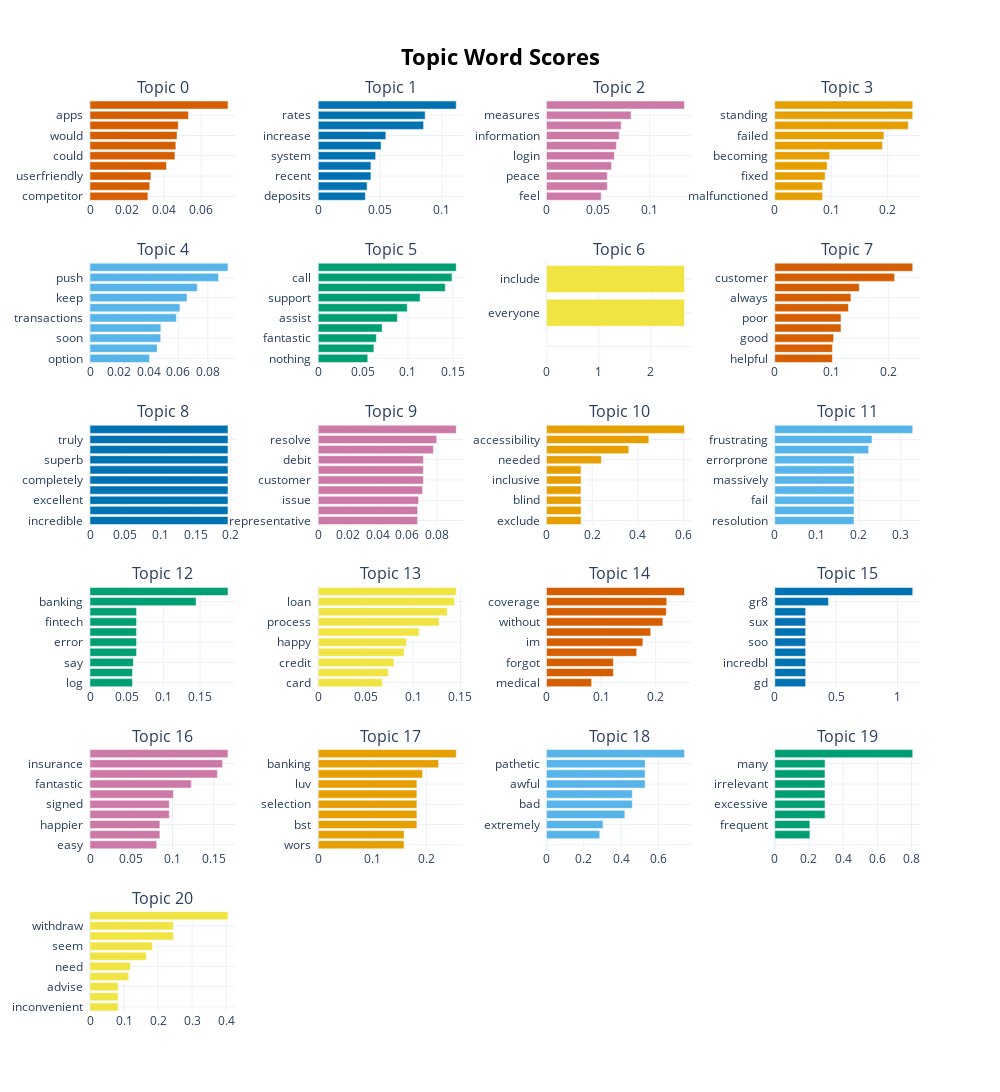

The notebook cell this image was saved under:
### Code cell
topic_model.visualize_barchart(n_words=10, top_n_topics=30, height = 300, width = 250)

### Figure 1 — Plotly figure (JSON) as saved in the notebook; plotly's stock layout.template omitted (floating-point values rounded to 4 significant figures)
{"data": [{"marker": {"color": "#D55E00"}, "orientation": "h", "type": "bar", "x": [0.03124, 0.03226, 0.03288, 0.04126, 0.04582, 0.04631, 0.04696, 0.04761, 0.05315, 0.07444], "xaxis": "x", "y": ["competitor  ", "design  ", "userfriendly  ", "ive  ", "could  ", "mobile  ", "would  ", "use  ", "apps  ", "app  "], "yaxis": "y"}, {"marker": {"color": "#0072B2"}, "orientation": "h", "type": "bar", "x": [0.03814, 0.03956, 0.04261, 0.04261, 0.04646, 0.05086, 0.0547, 0.08524, 0.08652, 0.1117], "xaxis": "x2", "y": ["deposits  ", "savings  ", "recent  ", "loans  ", "system  ", "economy  ", "increase  ", "interest  ", "rates  ", "inflation  "], "yaxis": "y2"}, {"marker": {"color": "#CC79A7"}, "orientation": "h", "type": "bar", "x": [0.0529, 0.05885, 0.05885, 0.06291, 0.06575, 0.0677, 0.07041, 0.07228, 0.08188, 0.1336], "xaxis": "x3", "y": ["feel  ", "mind  ", "peace  ", "features  ", "login  ", "banks  ", "information  ", "worry  ", "measures  ", "security  "], "yaxis": "y3"}, {"marker": {"color": "#E69F00"}, "orientation": "h", "type": "bar", "x": [0.08484, 0.08484, 0.08927, 0.09281, 0.0973, 0.1909, 0.1934, 0.2366, 0.2444, 0.2444], "xaxis": "x4", "y": ["malfunctioned  ", "recurring  ", "fixed  ", "major  ", "becoming  ", "loan  ", "failed  ", "order  ", "standing  ", "installment  "], "yaxis": "y4"}, {"marker": {"color": "#56B4E9"}, "orientation": "h", "type": "bar", "x": [0.04045, 0.04563, 0.04806, 0.04815, 0.0587, 0.0611, 0.06593, 0.07291, 0.08735, 0.09375], "xaxis": "x5", "y": ["option  ", "hope  ", "soon  ", "really  ", "transactions  ", "receive  ", "keep  ", "notification  ", "push  ", "notifications  "], "yaxis": "y5"}, {"marker": {"color": "#009E73"}, "orientation": "h", "type": "bar", "x": [0.05517, 0.06201, 0.06473, 0.07124, 0.08819, 0.09921, 0.1135, 0.1416, 0.149, 0.1538], "xaxis": "x6", "y": ["nothing  ", "service  ", "fantastic  ", "thats  ", "assist  ", "let  ", "support  ", "agent  ", "call  ", "center  "], "yaxis": "y6"}, {"marker": {"color": "#F0E442"}, "orientation": "h", "type": "bar", "x": [1e-05, 1e-05, 1e-05, 1e-05, 1e-05, 1e-05, 1e-05, 1e-05, 2.644, 2.644], "xaxis": "x7", "y": ["  ", "  ", "  ", "  ", "  ", "  ", "  ", "  ", "everyone  ", "include  "], "yaxis": "y7"}, {"marker": {"color": "#D55E00"}, "orientation": "h", "type": "bar", "x": [0.101, 0.1011, 0.1032, 0.1161, 0.1161, 0.1292, 0.1336, 0.1482, 0.2102, 0.2419], "xaxis": "x8", "y": ["helpful  ", "matter  ", "good  ", "work  ", "poor  ", "level  ", "always  ", "years  ", "customer  ", "service  "], "yaxis": "y8"}, {"marker": {"color": "#0072B2"}, "orientation": "h", "type": "bar", "x": [0.1959, 0.1959, 0.1959, 0.1959, 0.1959, 0.1959, 0.1959, 0.1959, 0.1959, 0.1959], "xaxis": "x9", "y": ["incredible  ", "incredibly  ", "excellent  ", "outstanding  ", "completely  ", "brilliant  ", "superb  ", "totally  ", "truly  ", "greatly  "], "yaxis": "y9"}, {"marker": {"color": "#CC79A7"}, "orientation": "h", "type": "bar", "x": [0.06695, 0.06695, 0.0676, 0.07028, 0.07081, 0.07083, 0.0709, 0.07758, 0.07981, 0.09297], "xaxis": "x10", "y": ["representative  ", "hour  ", "issue  ", "experience  ", "customer  ", "card  ", "debit  ", "terrible  ", "resolve  ", "service  "], "yaxis": "y10"}, {"marker": {"color": "#E69F00"}, "orientation": "h", "type": "bar", "x": [0.1511, 0.1511, 0.1511, 0.1511, 0.1511, 0.1511, 0.24, 0.36, 0.4477, 0.6037], "xaxis": "x11", "y": ["exclude  ", "disability  ", "blind  ", "inaccessible  ", "inclusive  ", "inclusivity  ", "needed  ", "users  ", "accessibility  ", "disabled  "], "yaxis": "y11"}, {"marker": {"color": "#56B4E9"}, "orientation": "h", "type": "bar", "x": [0.1889, 0.1889, 0.1889, 0.1889, 0.1889, 0.1889, 0.1889, 0.2236, 0.2317, 0.3286], "xaxis": "x12", "y": ["resolution  ", "constantly  ", "fail  ", "inconsistent  ", "massively  ", "failures  ", "errorprone  ", "issues  ", "frustrating  ", "errors  "], "yaxis": "y12"}, {"marker": {"color": "#009E73"}, "orientation": "h", "type": "bar", "x": [0.05793, 0.05793, 0.05912, 0.06345, 0.06345, 0.06345, 0.06345, 0.06345, 0.1447, 0.1882], "xaxis": "x13", "y": ["log  ", "keeps  ", "say  ", "try  ", "error  ", "giving  ", "fintech  ", "solutions  ", "banking  ", "web  "], "yaxis": "y13"}, {"marker": {"color": "#F0E442"}, "orientation": "h", "type": "bar", "x": [0.06757, 0.07386, 0.07983, 0.09064, 0.09312, 0.1064, 0.1275, 0.1361, 0.1437, 0.1456], "xaxis": "x14", "y": ["card  ", "interest  ", "credit  ", "reasonable  ", "happy  ", "mortgage  ", "process  ", "recently  ", "loan  ", "applied  "], "yaxis": "y14"}, {"marker": {"color": "#D55E00"}, "orientation": "h", "type": "bar", "x": [0.08253, 0.1224, 0.1224, 0.1651, 0.1764, 0.1908, 0.2131, 0.2194, 0.2201, 0.2526], "xaxis": "x15", "y": ["medical  ", "renew  ", "forgot  ", "expiration  ", "im  ", "never  ", "without  ", "insurance  ", "coverage  ", "notified  "], "yaxis": "y15"}, {"marker": {"color": "#0072B2"}, "orientation": "h", "type": "bar", "x": [0.2518, 0.2518, 0.2518, 0.2518, 0.2518, 0.2518, 0.2518, 0.2518, 0.4381, 1.124], "xaxis": "x16", "y": ["gd  ", "horribl  ", "incredbl  ", "nt  ", "soo  ", "stupendous  ", "sux  ", "terribl  ", "gr8  ", "servce  "], "yaxis": "y16"}, {"marker": {"color": "#CC79A7"}, "orientation": "h", "type": "bar", "x": [0.08087, 0.08471, 0.08471, 0.09618, 0.09618, 0.1011, 0.1228, 0.1545, 0.1608, 0.1673], "xaxis": "x17", "y": ["easy  ", "couldnt  ", "happier  ", "decision  ", "signed  ", "recently  ", "fantastic  ", "got  ", "insurance  ", "prices  "], "yaxis": "y17"}, {"marker": {"color": "#E69F00"}, "orientation": "h", "type": "bar", "x": [0.1586, 0.1586, 0.1824, 0.1824, 0.1824, 0.1824, 0.1824, 0.1928, 0.2226, 0.2551], "xaxis": "x18", "y": ["wors  ", "smooth  ", "bst  ", "products  ", "selection  ", "streamlined  ", "luv  ", "bank  ", "banking  ", "overall  "], "yaxis": "y18"}, {"marker": {"color": "#56B4E9"}, "orientation": "h", "type": "bar", "x": [1e-05, 0.2857, 0.303, 0.42, 0.46, 0.46, 0.5288, 0.5288, 0.5288, 0.7398], "xaxis": "x19", "y": ["  ", "terrible  ", "extremely  ", "ridiculous  ", "bad  ", "horrible  ", "awful  ", "lousy  ", "pathetic  ", "disappointing  "], "yaxis": "y19"}, {"marker": {"color": "#009E73"}, "orientation": "h", "type": "bar", "x": [1e-05, 0.2055, 0.2055, 0.2938, 0.2938, 0.2938, 0.2938, 0.2938, 0.2943, 0.8068], "xaxis": "x20", "y": ["  ", "annoying  ", "frequent  ", "constant  ", "excessive  ", "useless  ", "irrelevant  ", "overload  ", "many  ", "notifications  "], "yaxis": "y20"}, {"marker": {"color": "#F0E442"}, "orientation": "h", "type": "bar", "x": [0.08263, 0.08263, 0.08263, 0.1139, 0.1187, 0.1655, 0.1836, 0.2448, 0.2448, 0.4054], "xaxis": "x21", "y": ["inconvenient  ", "deal  ", "advise  ", "always  ", "need  ", "money  ", "seem  ", "machines  ", "withdraw  ", "atm  "], "yaxis": "y21"}], "layout": {"annotations": [{"font": {"size": 16}, "showarrow": false, "text": "Topic 0", "x": 0.0875, "xanchor": "center", "xref": "paper", "y": 1, "yanchor": "bottom", "yref": "paper"}, {"font": {"size": 16}, "showarrow": false, "text": "Topic 1", "x": 0.3625, "xanchor": "center", "xref": "paper", "y": 1, "yanchor": "bottom", "yref": "paper"}, {"font": {"size": 16}, "showarrow": false, "text": "Topic 2", "x": 0.6375, "xanchor": "center", "xref": "paper", "y": 1, "yanchor": "bottom", "yref": "paper"}, {"font": {"size": 16}, "showarrow": false, "text": "Topic 3", "x": 0.9125, "xanchor": "center", "xref": "paper", "y": 1, "yanchor": "bottom", "yref": "paper"}, {"font": {"size": 16}, "showarrow": false, "text": "Topic 4", "x": 0.0875, "xanchor": "center", "xref": "paper", "y": 0.8222, "yanchor": "bottom", "yref": "paper"}, {"font": {"size": 16}, "showarrow": false, "text": "Topic 5", "x": 0.3625, "xanchor": "center", "xref": "paper", "y": 0.8222, "yanchor": "bottom", "yref": "paper"}, {"font": {"size": 16}, "showarrow": false, "text": "Topic 6", "x": 0.6375, "xanchor": "center", "xref": "paper", "y": 0.8222, "yanchor": "bottom", "yref": "paper"}, {"font": {"size": 16}, "showarrow": false, "text": "Topic 7", "x": 0.9125, "xanchor": "center", "xref": "paper", "y": 0.8222, "yanchor": "bottom", "yref": "paper"}, {"font": {"size": 16}, "showarrow": false, "text": "Topic 8", "x": 0.0875, "xanchor": "center", "xref": "paper", "y": 0.6444, "yanchor": "bottom", "yref": "paper"}, {"font": {"size": 16}, "showarrow": false, "text": "Topic 9", "x": 0.3625, "xanchor": "center", "xref": "paper", "y": 0.6444, "yanchor": "bottom", "yref": "paper"}, {"font": {"size": 16}, "showarrow": false, "text": "Topic 10", "x": 0.6375, "xanchor": "center", "xref": "paper", "y": 0.6444, "yanchor": "bottom", "yref": "paper"}, {"font": {"size": 16}, "showarrow": false, "text": "Topic 11", "x": 0.9125, "xanchor": "center", "xref": "paper", "y": 0.6444, "yanchor": "bottom", "yref": "paper"}, {"font": {"size": 16}, "showarrow": false, "text": "Topic 12", "x": 0.0875, "xanchor": "center", "xref": "paper", "y": 0.4667, "yanchor": "bottom", "yref": "paper"}, {"font": {"size": 16}, "showarrow": false, "text": "Topic 13", "x": 0.3625, "xanchor": "center", "xref": "paper", "y": 0.4667, "yanchor": "bottom", "yref": "paper"}, {"font": {"size": 16}, "showarrow": false, "text": "Topic 14", "x": 0.6375, "xanchor": "center", "xref": "paper", "y": 0.4667, "yanchor": "bottom", "yref": "paper"}, {"font": {"size": 16}, "showarrow": false, "text": "Topic 15", "x": 0.9125, "xanchor": "center", "xref": "paper", "y": 0.4667, "yanchor": "bottom", "yref": "paper"}, {"font": {"size": 16}, "showarrow": false, "text": "Topic 16", "x": 0.0875, "xanchor": "center", "xref": "paper", "y": 0.2889, "yanchor": "bottom", "yref": "paper"}, {"font": {"size": 16}, "showarrow": false, "text": "Topic 17", "x": 0.3625, "xanchor": "center", "xref": "paper", "y": 0.2889, "yanchor": "bottom", "yref": "paper"}, {"font": {"size": 16}, "showarrow": false, "text": "Topic 18", "x": 0.6375, "xanchor": "center", "xref": "paper", "y": 0.2889, "yanchor": "bottom", "yref": "paper"}, {"font": {"size": 16}, "showarrow": false, "text": "Topic 19", "x": 0.9125, "xanchor": "center", "xref": "paper", "y": 0.2889, "yanchor": "bottom", "yref": "paper"}, {"font": {"size": 16}, "showarrow": false, "text": "Topic 20", "x": 0.0875, "xanchor": "center", "xref": "paper", "y": 0.1111, "yanchor": "bottom", "yref": "paper"}], "height": 1800, "hoverlabel": {"bgcolor": "white", "font": {"family": "Rockwell", "size": 16}}, "showlegend": false, "title": {"font": {"color": "Black", "size": 22}, "text": "<b>Topic Word Scores", "x": 0.5, "xanchor": "center", "yanchor": "top"}, "width": 1000, "xaxis": {"anchor": "y", "domain": [0, 0.175], "showgrid": true}, "xaxis10": {"anchor": "y10", "domain": [0.275, 0.45], "showgrid": true}, "xaxis11": {"anchor": "y11", "domain": [0.55, 0.725], "showgrid": true}, "xaxis12": {"anchor": "y12", "domain": [0.825, 1], "showgrid": true}, "xaxis13": {"anchor": "y13", "domain": [0, 0.175], "showgrid": true}, "xaxis14": {"anchor": "y14", "domain": [0.275, 0.45], "showgrid": true}, "xaxis15": {"anchor": "y15", "domain": [0.55, 0.725], "showgrid": true}, "xaxis16": {"anchor": "y16", "domain": [0.825, 1], "showgrid": true}, "xaxis17": {"anchor": "y17", "domain": [0, 0.175], "showgrid": true}, "xaxis18": {"anchor": "y18", "domain": [0.275, 0.45], "showgrid": true}, "xaxis19": {"anchor": "y19", "domain": [0.55, 0.725], "showgrid": true}, "xaxis2": {"anchor": "y2", "domain": [0.275, 0.45], "showgrid": true}, "xaxis20": {"anchor": "y20", "domain": [0.825, 1], "showgrid": true}, "xaxis21": {"anchor": "y21", "domain": [0, 0.175], "showgrid": true}, "xaxis22": {"anchor": "y22", "domain": [0.275, 0.45], "showgrid": true}, "xaxis23": {"anchor": "y23", "domain": [0.55, 0.725], "showgrid": true}, "xaxis24": {"anchor": "y24", "domain": [0.825, 1], "showgrid": true}, "xaxis3": {"anchor": "y3", "domain": [0.55, 0.725], "showgrid": true}, "xaxis4": {"anchor": "y4", "domain": [0.825, 1], "showgrid": true}, "xaxis5": {"anchor": "y5", "domain": [0, 0.175], "showgrid": true}, "xaxis6": {"anchor": "y6", "domain": [0.275, 0.45], "showgrid": true}, "xaxis7": {"anchor": "y7", "domain": [0.55, 0.725], "showgrid": true}, "xaxis8": {"anchor": "y8", "domain": [0.825, 1], "showgrid": true}, "xaxis9": {"anchor": "y9", "domain": [0, 0.175], "showgrid": true}, "yaxis": {"anchor": "x", "domain": [0.8889, 1], "showgrid": true}, "yaxis10": {"anchor": "x10", "domain": [0.5333, 0.6444], "showgrid": true}, "yaxis11": {"anchor": "x11", "domain": [0.5333, 0.6444], "showgrid": true}, "yaxis12": {"anchor": "x12", "domain": [0.5333, 0.6444], "showgrid": true}, "yaxis13": {"anchor": "x13", "domain": [0.3556, 0.4667], "showgrid": true}, "yaxis14": {"anchor": "x14", "domain": [0.3556, 0.4667], "showgrid": true}, "yaxis15": {"anchor": "x15", "domain": [0.3556, 0.4667], "showgrid": true}, "yaxis16": {"anchor": "x16", "domain": [0.3556, 0.4667], "showgrid": true}, "yaxis17": {"anchor": "x17", "domain": [0.1778, 0.2889], "showgrid": true}, "yaxis18": {"anchor": "x18", "domain": [0.1778, 0.2889], "showgrid": true}, "yaxis19": {"anchor": "x19", "domain": [0.1778, 0.2889], "showgrid": true}, "yaxis2": {"anchor": "x2", "domain": [0.8889, 1], "showgrid": true}, "yaxis20": {"anchor": "x20", "domain": [0.1778, 0.2889], "showgrid": true}, "yaxis21": {"anchor": "x21", "domain": [0, 0.1111], "showgrid": true}, "yaxis22": {"anchor": "x22", "domain": [0, 0.1111], "showgrid": true}, "yaxis23": {"anchor": "x23", "domain": [0, 0.1111], "showgrid": true}, "yaxis24": {"anchor": "x24", "domain": [0, 0.1111], "showgrid": true}, "yaxis3": {"anchor": "x3", "domain": [0.8889, 1], "showgrid": true}, "yaxis4": {"anchor": "x4", "domain": [0.8889, 1], "showgrid": true}, "yaxis5": {"anchor": "x5", "domain": [0.7111, 0.8222], "showgrid": true}, "yaxis6": {"anchor": "x6", "domain": [0.7111, 0.8222], "showgrid": true}, "yaxis7": {"anchor": "x7", "domain": [0.7111, 0.8222], "showgrid": true}, "yaxis8": {"anchor": "x8", "domain": [0.7111, 0.8222], "showgrid": true}, "yaxis9": {"anchor": "x9", "domain": [0.5333, 0.6444], "showgrid": true}}}
